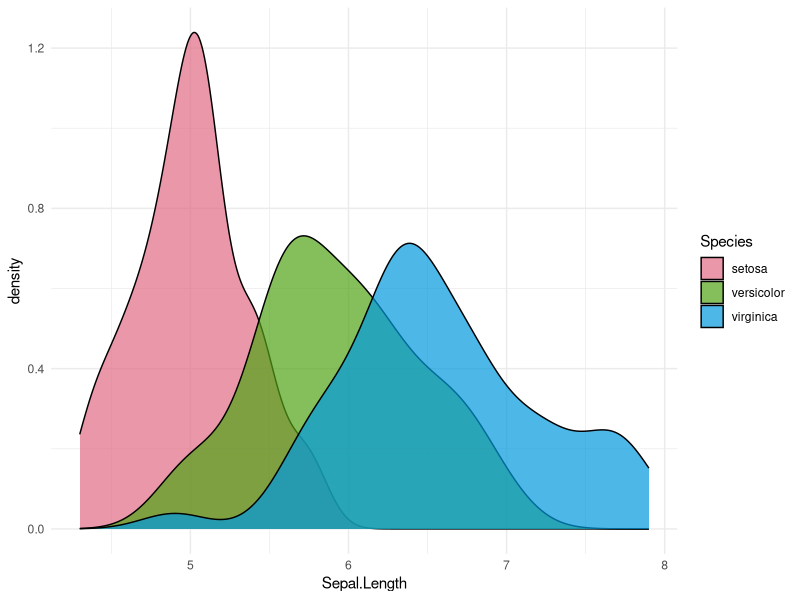
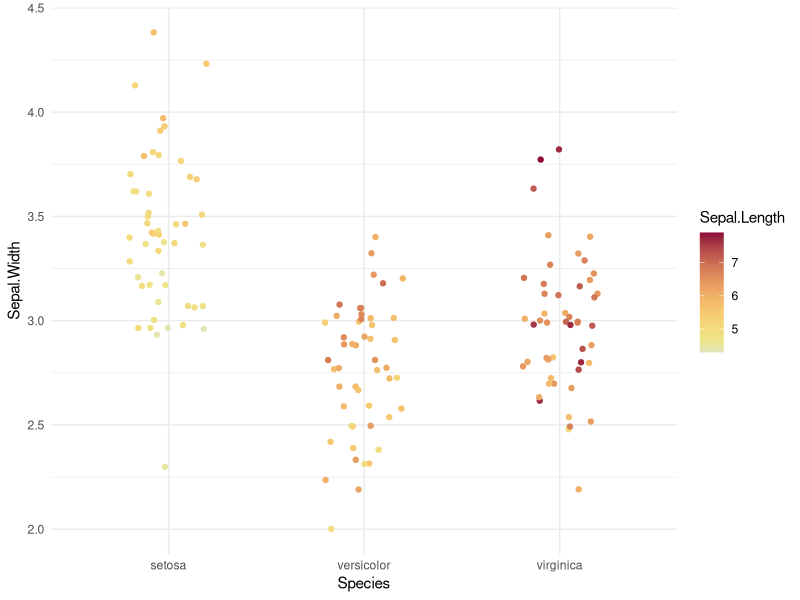
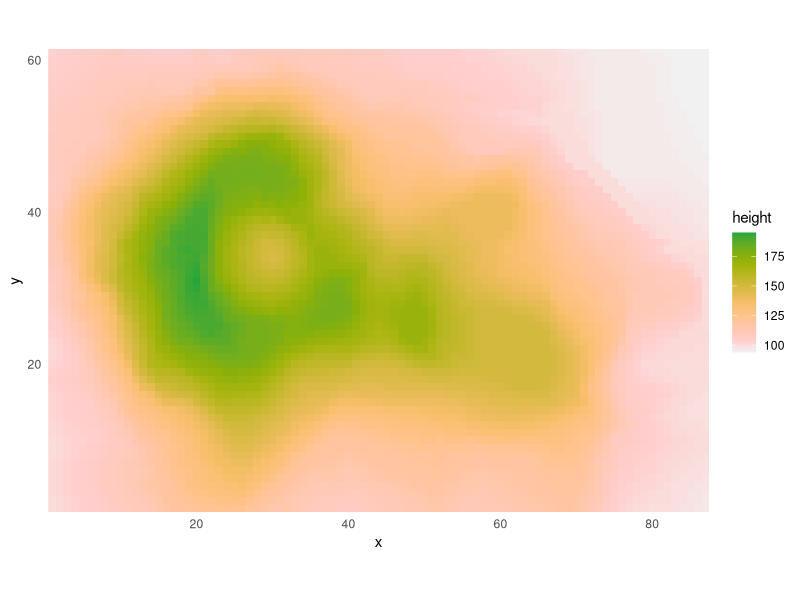
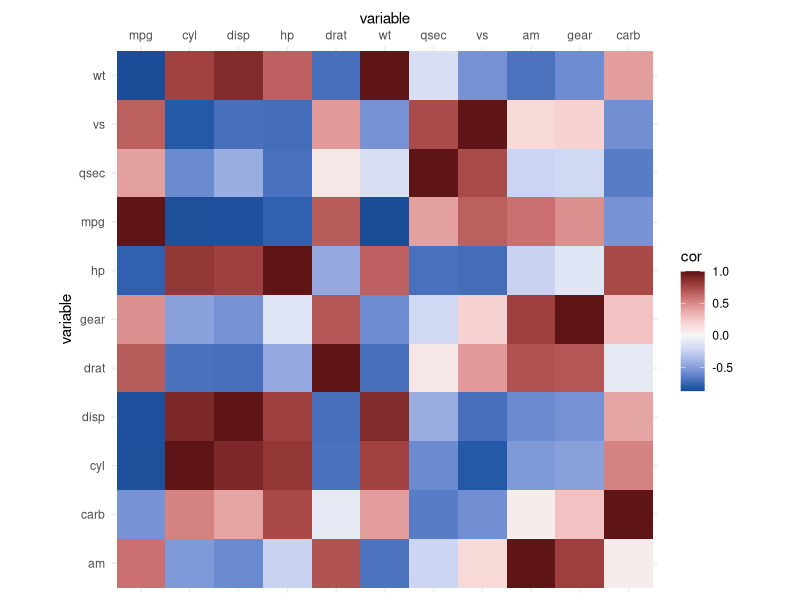
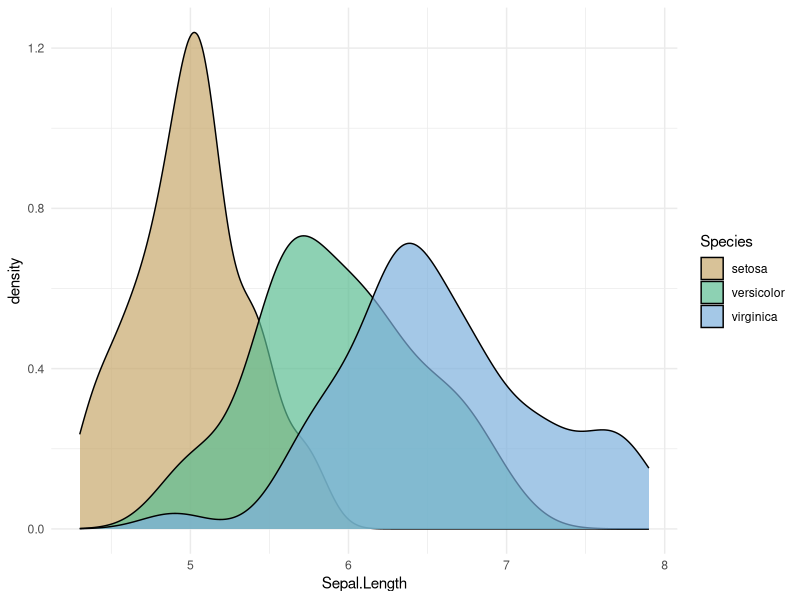
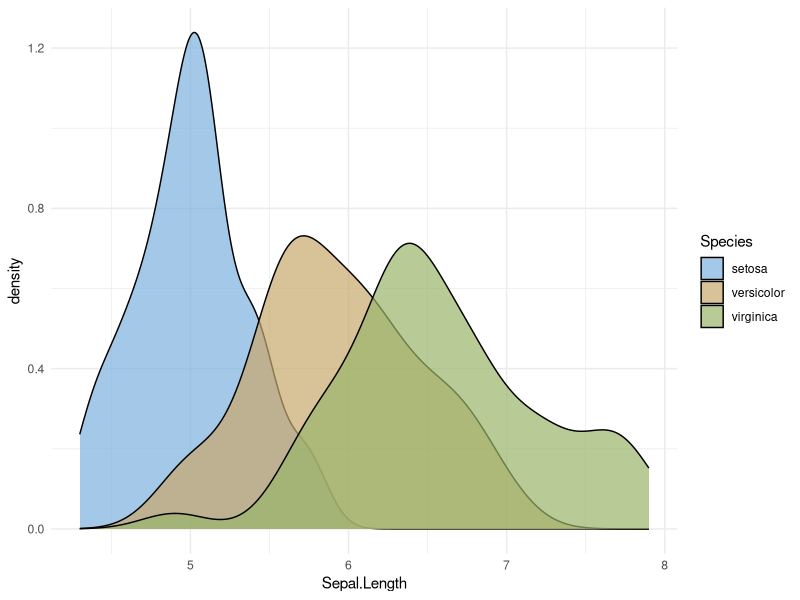
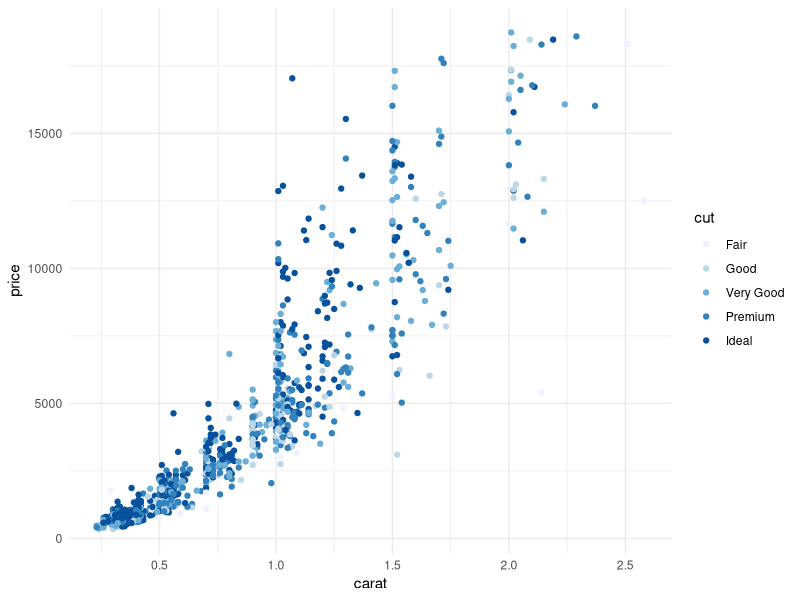
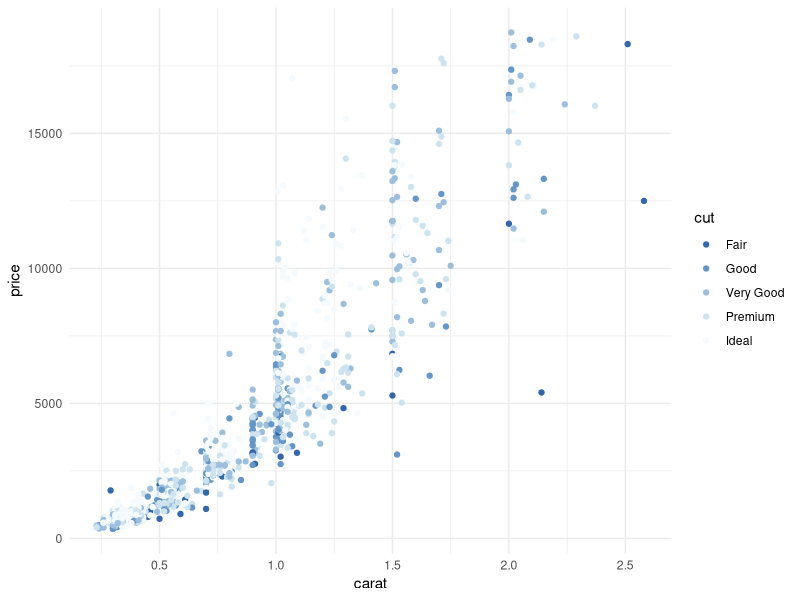

Reproduce these figures in R, in order.
## ---- chunk 1
library(ggplot2)
library(colorspace)
theme_set(theme_minimal())
## ---- chunk 2
ggplot(iris, aes(x = Sepal.Length, fill = Species)) + geom_density(alpha = 0.7) +
  scale_fill_discrete_qualitative()
## ---- chunk 3
ggplot(iris, aes(x = Species, y = Sepal.Width, color = Sepal.Length)) + geom_jitter(width = 0.2) +
  scale_color_continuous_sequential(palette = "Heat")
## ---- chunk 4
nx = 87
ny = 61
df <- data.frame(height = c(volcano), x = rep(1:nx, ny), y = rep(1:ny, each = nx))
ggplot(df, aes(x, y, fill=height)) + 
  geom_raster() + 
  coord_fixed(expand = FALSE) +
  scale_fill_continuous_sequential(palette = "Terrain")
## ---- chunk 5
cm <- cor(mtcars)
df_wide <- as.data.frame(cm)
df_long <- stack(df_wide)
names(df_long) <- c("cor", "var1")
df_long <- cbind(df_long, var2 = rep(rownames(cm), length(rownames(cm))))
ggplot(df_long, aes(var1, var2, fill=cor)) + 
  geom_tile() + 
  coord_fixed() +
  ylab("variable") +
  scale_x_discrete(position = "top", name = "variable") +
  scale_fill_continuous_diverging("Blue-Red 3")
## ---- chunk 6
ggplot(iris, aes(x = Sepal.Length, fill = Species)) + geom_density(alpha = 0.7) +
  scale_fill_discrete_qualitative(palette = "Harmonic")
## ---- chunk 7
ggplot(iris, aes(x = Sepal.Length, fill = Species)) + geom_density(alpha = 0.7) +
  scale_fill_discrete_qualitative(palette = "Harmonic", nmax = 5, order = c(5, 1, 2))
## ---- chunk 8
dsamp <- diamonds[sample(nrow(diamonds), 1000), ]
gg <- ggplot(dsamp, aes(carat, price, color = cut)) + geom_point()
gg + scale_color_brewer(palette = "Blues")
## ---- chunk 9
gg + scale_color_discrete_sequential(palette = "Blues", nmax = 6, order = 5:1)
## ---- chunk 10
ggplot(iris, aes(x = Species, y = Sepal.Width, color = Sepal.Length)) + geom_jitter(width = 0.2) +
  scale_color_continuous_sequential(palette = "Terrain")
## ---- chunk 11
ggplot(iris, aes(x = Species, y = Sepal.Width, color = Sepal.Length)) + geom_jitter(width = 0.2) +
  scale_color_continuous_sequential(palette = "Terrain", h2 = 80)
## ---- chunk 12
cm <- cor(mtcars)
df_wide <- as.data.frame(cm)
df_long <- stack(df_wide)
names(df_long) <- c("cor", "var1")
df_long <- cbind(df_long, var2 = rep(rownames(cm), length(rownames(cm))))
gg <- ggplot(df_long, aes(var1, var2, fill=cor)) + 
  geom_tile() + 
  coord_fixed() +
  ylab("variable") +
  scale_x_discrete(position = "top", name = "variable")

gg + scale_fill_continuous_diverging(palette = "Purple-Green")
## ---- chunk 13
gg + scale_fill_continuous_diverging(palette = "Purple-Green", p1 = 3)
## ---- chunk 14
ggplot(iris, aes(x = Species, y = Sepal.Width, color = Sepal.Length)) + geom_jitter(width = 0.2) +
  scale_color_continuous_sequential(palette = "Viridis")
## ---- chunk 15
ggplot(iris, aes(x = Species, y = Sepal.Width, color = Sepal.Length)) + geom_jitter(width = 0.2) +
  scale_color_continuous_sequential(palette = "Viridis", begin = 0.15, end = 0.9) 
## ---- chunk 16
ggplot(iris, aes(x = Species, y = Sepal.Width, color = Sepal.Length)) + geom_jitter(width = 0.2) +
  scale_color_continuous_sequential(palette = "Viridis", rev = TRUE)
## ---- chunk 17
hcl_palettes("qualitative", plot = TRUE)
## ---- chunk 18
hcl_palettes("sequential (single-hue)", plot = TRUE)
## ---- chunk 19
hcl_palettes("sequential (multi-hue)", plot = TRUE)
## ---- chunk 20
hcl_palettes("diverging", plot = TRUE)
